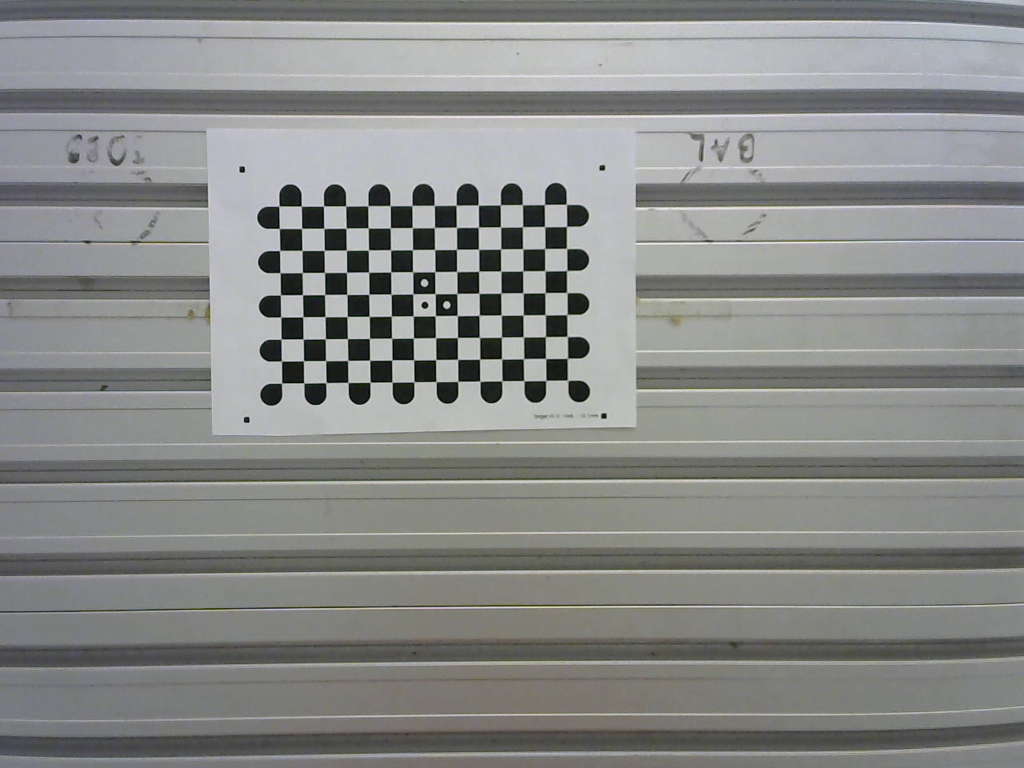
#> input picture IRB140IRL/~0.png, 2048 x 1536 px (shown at 1/2 size); its folder holds 5 pictures in this run
$ python main.py
#> lines starting #> are read from the running program, lines starting #| are printed output that depends on the picture; after the words box and inside, x2 and y2 are one past the last pixel; in counts of white or black regions, pixels touching at a corner belong together; long printed decimals are rounded
### IRB140IRL/pose_estimation.py
import cv2
import cv2 as cv
import numpy as np
import glob
from scipy.spatial.transform import Rotation as R

np.set_printoptions(suppress=True)

CHECKERBOARD_WIDTH = 14
CHECKERBOARD_HEIGHT = 9
SQUARE_SIZE = 11
criteria = (cv.TERM_CRITERIA_EPS + cv.TERM_CRITERIA_MAX_ITER, 30, 0.001)

# generate the objp array. if the param is true, the middle of the checkerboard should be the 0,0 else the top right corner
def objpgen(middle):
    objp = np.zeros((CHECKERBOARD_HEIGHT * CHECKERBOARD_WIDTH, 3), np.float32)
    objp[:, :2] = np.mgrid[0:CHECKERBOARD_HEIGHT, 0:CHECKERBOARD_WIDTH].T.reshape(-1, 2)

    if middle:
        for i in range(len(objp)):
            objp[i][0] -= (CHECKERBOARD_HEIGHT - 1) / 2
            objp[i][1] -= (CHECKERBOARD_WIDTH - 1) / 2

    objp *= SQUARE_SIZE*-1
    return objp

#make the image better for finding corners
def prepareimage(img):
    lwr = np.array([0, 0, 9])
    upr = np.array([255, 200, 100])
    hsv = cv.cvtColor(img, cv.COLOR_BGR2HSV)
    msk = cv.inRange(hsv, lwr, upr)
    msk = cv.GaussianBlur(msk, (9, 9), 0)
    krn = cv.getStructuringElement(cv.MORPH_RECT, (70, 50))
    dlt = cv.dilate(msk, krn, iterations=10)
    res = 255 - cv.bitwise_and(dlt, msk)
    return np.uint8(res)


# === CALIBRATE CAMERA ============================================================================

# [83 lines left out: functions calibrate, findpose, not called in this run]

# try to calculate the word coordinate of the object
def worldposecalc(fname, middle, mtx, dist, R_base2gripper, t_base2gripper, R_cam2gripper, t_cam2gripper):
    objp = objpgen(middle)

    # the position from the Robotstudio (same as the real on the pendant)
    R_base2gripper = np.array([[R_base2gripper[0], R_base2gripper[1], R_base2gripper[2]],
                               [R_base2gripper[3], R_base2gripper[4], R_base2gripper[5]],
                               [R_base2gripper[6], R_base2gripper[7], R_base2gripper[8]]])
    t_base2gripper = np.array([[t_base2gripper[0]], [t_base2gripper[1]], [t_base2gripper[2]]])

    img = cv.imread(fname)
    imgbw = prepareimage(img)
    ret, corners = cv.findChessboardCornersSB(imgbw, (CHECKERBOARD_HEIGHT, CHECKERBOARD_WIDTH), None)

    if not ret:
        print("No checkerboard.")
        return

    corners2 = cv.cornerSubPix(imgbw, corners, (11, 11), (-1, -1), criteria)
    # Find the rotation and translation vectors for object to the camera
    ret, R_object2cam, t_object2cam = cv.solvePnP(objp, corners2, mtx, dist)

    img = cv.drawFrameAxes(img, mtx, None, R_object2cam, t_object2cam, SQUARE_SIZE, 3)
    cv.imshow('Pose', img)
    cv.waitKey()

    R_object2cam, _ = cv.Rodrigues(R_object2cam, np.eye(3))

    # combine the rot and trans to 4x4 matrix
    base2gripper = np.vstack((np.hstack((R_base2gripper, (t_base2gripper).flatten()[:, None])), [0, 0, 0, 1]))

    cam2gripper = np.vstack((np.hstack((R_cam2gripper, (t_cam2gripper).flatten()[:, None])), [0, 0, 0, 1]))

    object2cam = np.vstack((np.hstack((R_object2cam, (t_object2cam).flatten()[:, None])), [0, 0, 0, 1]))

    # get the base to object rot and trans
    base2object = np.dot(base2gripper, np.dot(cam2gripper, object2cam))


    print("base to gripper:")
    print(t_base2gripper)
    print(R.from_matrix(R_base2gripper).as_euler('xyz',degrees=True))
    print("cam to gripper:")
    print(t_cam2gripper)
    print(R.from_matrix(R_cam2gripper).as_euler('xyz',degrees=True))
    print("Object to cam:")
    print(t_object2cam)
    print(R.from_matrix(R_object2cam).as_euler('xyz',degrees=True))

    R_base2object = base2object[:3, :3].flatten().tolist()
    t_base2object = base2object[:3, 3].tolist()
    return R_base2object, t_base2object

### IRB140IRL/main.py
import numpy as np
import pose_estimation
from scipy.spatial.transform import Rotation as R
import pickle

np.set_printoptions(suppress=True)

'''
    CONST robtarget HOME:=[[465,0,577],[0.5,0.5,-0.5,-0.5],[0,0,0,0],[9E+09,9E+09,9E+09,9E+09,9E+09,9E+09]];
    CONST robtarget Target_10:=[[525.6230202,0,577.000009295],[0.500000007,0.499999993,-0.499999993,-0.500000007],[0,0,0,0],[9E+09,9E+09,9E+09,9E+09,9E+09,9E+09]];
    CONST robtarget Target_20:=[[402.859091557,0,577.000005921],[0.500000011,0.499999989,-0.499999989,-0.500000011],[0,0,0,0],[9E+09,9E+09,9E+09,9E+09,9E+09,9E+09]];
    CONST robtarget Target_30:=[[465.00000855,36.398472443,577.000007438],[0.499999999,0.500000001,-0.500000001,-0.499999999],[0,0,0,0],[9E+09,9E+09,9E+09,9E+09,9E+09,9E+09]];
    CONST robtarget Target_40:=[[465.000008682,-52.389891706,577.000007427],[0.499999999,0.500000001,-0.500000001,-0.499999999],[-1,0,-1,0],[9E+09,9E+09,9E+09,9E+09,9E+09,9E+09]];
    CONST robtarget Target_50:=[[465.000014898,-0.000003285,577.000008282],[0.65328146,0.653281474,-0.270598105,-0.27059807],[-1,0,-1,0],[9E+09,9E+09,9E+09,9E+09,9E+09,9E+09]];
    CONST robtarget Target_60:=[[465.000013758,-0.000003259,689.603668819],[0.653281461,0.653281472,-0.270598102,-0.270598074],[-1,0,-1,0],[9E+09,9E+09,9E+09,9E+09,9E+09,9E+09]];
    CONST robtarget Target_70:=[[464.999903399,-0.000084278,654.013225354],[0.549775436,0.549775145,-0.444687495,-0.444687859],[-1,0,-1,0],[9E+09,9E+09,9E+09,9E+09,9E+09,9E+09]];
    CONST robtarget Target_80:=[[465.000017469,0,518.588114055],[0.499999984,0.500000016,-0.500000016,-0.499999984],[0,0,0,0],[9E+09,9E+09,9E+09,9E+09,9E+09,9E+09]];
    CONST robtarget Target_90:=[[223.720519822,0,577.000022344],[0.40702917,0.578210389,-0.578210389,-0.40702917],[-1,0,-1,0],[9E+09,9E+09,9E+09,9E+09,9E+09,9E+09]];
    CONST robtarget Target_100:=[[465.000006784,-131.288498433,577.000006137],[0.438979373,0.554343859,-0.438979366,-0.554343857],[-1,0,-1,0],[9E+09,9E+09,9E+09,9E+09,9E+09,9E+09]];
    CONST robtarget Target_110:=[[465.000012801,119.17600901,577.000007996],[0.630657968,0.531203949,-0.430896624,-0.366634684],[0,-1,-1,0],[9E+09,9E+09,9E+09,9E+09,9E+09,9E+09]];
second
'''

'''
  CONST robtarget Target_10:=[[465,0,400],[0.5,0.5,-0.5,-0.5],[0,0,0,0],[9E+09,9E+09,9E+09,9E+09,9E+09,9E+09]];
    CONST robtarget Target_20:=[[465.0000113,-30.243250045,399.999992152],[0.499999993,0.500000007,-0.500000008,-0.499999992],[-1,0,-1,0],[9E+09,9E+09,9E+09,9E+09,9E+09,9E+09]];
    CONST robtarget Target_30:=[[465.000009972,52.492724239,399.99998658],[0.499999987,0.500000013,-0.50000001,-0.49999999],[0,0,0,0],[9E+09,9E+09,9E+09,9E+09,9E+09,9E+09]];
    CONST robtarget Target_40:=[[508.088540285,52.492721365,399.99999094],[0.499999983,0.500000017,-0.500000013,-0.499999987],[0,0,0,0],[9E+09,9E+09,9E+09,9E+09,9E+09,9E+09]];
    CONST robtarget Target_50:=[[429.270501694,-23.499479351,399.999985302],[0.500000011,0.499999989,-0.499999988,-0.500000012],[-1,0,-1,0],[9E+09,9E+09,9E+09,9E+09,9E+09,9E+09]]; #bad
    third
'''
'''
    [[566.377400345,0,577.000009604],[0.499999899,0.500000101,-0.500000101,-0.499999899]],
    [[566.377406182,160.580599277,577.000000982],[0.546919037,0.546919266,-0.448195856,-0.448195669]],
    [[566.377402801,-168.242098528,577.000013095],[0.499999892,0.500000112,-0.500000113,-0.499999883]], #3 bad
    [[566.377398164,-168.242097338,690.303019159],[0.499999893,0.500000103,-0.500000108,-0.499999896]],
    [[629.132835436,62.027131383,634.578231843],[0.433730773,0.558460042,-0.558460042,-0.433730769]], # 5 bad
    [[511.852684061,62.027131061,517.887161496],[0.499999894,0.500000106,-0.500000106,-0.499999894]],
    [[569.073014615,62.027176419,517.887163124],[0.640514914,0.640515075,-0.299567303,-0.299567214]],
    [[569.073021988,62.027173462,656.092863787],[0.640514909,0.640515092,-0.299567307,-0.299567182]],
    [[578.88650006,17.504390595,667.6077697],[0.705317705,0.705318,-0.050266568,-0.050266558]],
    [[464.999998087,-204.422914887,646.551359567],[0.345009309,0.61722652,-0.345009313,-0.617226518]],
    [[325.686415838,0,577.00000955],[0.30755358,0.636718773,-0.636718773,-0.30755358]]
    first
'''

#targets from RAPID. [[X,Y,Z],[ROTATION in QUAT]
irb140targets = [
    [[566.377400345,0,577.000009604],[0.499999899,0.500000101,-0.500000101,-0.499999899]],
    [[566.377406182,160.580599277,577.000000982],[0.546919037,0.546919266,-0.448195856,-0.448195669]],
    [[566.377398164,-168.242097338,690.303019159],[0.499999893,0.500000103,-0.500000108,-0.499999896]],
    [[511.852684061,62.027131061,517.887161496],[0.499999894,0.500000106,-0.500000106,-0.499999894]],
    [[569.073014615,62.027176419,517.887163124],[0.640514914,0.640515075,-0.299567303,-0.299567214]],
    [[569.073021988,62.027173462,656.092863787],[0.640514909,0.640515092,-0.299567307,-0.299567182]],
    [[578.88650006,17.504390595,667.6077697],[0.705317705,0.705318,-0.050266568,-0.050266558]],
    [[464.999998087,-204.422914887,646.551359567],[0.345009309,0.61722652,-0.345009313,-0.617226518]],
    [[325.686415838,0,577.00000955],[0.30755358,0.636718773,-0.636718773,-0.30755358]],
    [[525.6230202,0,577.000009295],[0.500000007,0.499999993,-0.499999993,-0.500000007],[0,0,0,0]],
    [[402.859091557,0,577.000005921],[0.500000011,0.499999989,-0.499999989,-0.500000011],[0,0,0,0]],
    [[465.00000855,36.398472443,577.000007438],[0.499999999,0.500000001,-0.500000001,-0.499999999],[0,0,0,0]],
    [[465.000008682,-52.389891706,577.000007427],[0.499999999,0.500000001,-0.500000001,-0.499999999],[-1,0,-1,0]],
    [[465.000014898,-0.000003285,577.000008282],[0.65328146,0.653281474,-0.270598105,-0.27059807],[-1,0,-1,0]],
    [[465.000013758,-0.000003259,689.603668819],[0.653281461,0.653281472,-0.270598102,-0.270598074],[-1,0,-1,0]],
    [[464.999903399,-0.000084278,654.013225354],[0.549775436,0.549775145,-0.444687495,-0.444687859],[-1,0,-1,0]],
    [[465.000017469,0,518.588114055],[0.499999984,0.500000016,-0.500000016,-0.499999984],[0,0,0,0]],
    [[223.720519822,0,577.000022344],[0.40702917,0.578210389,-0.578210389,-0.40702917],[-1,0,-1,0]],
    [[465.000006784,-131.288498433,577.000006137],[0.438979373,0.554343859,-0.438979366,-0.554343857],[-1,0,-1,0]],
    [[465.000012801,119.17600901,577.000007996],[0.630657968,0.531203949,-0.430896624,-0.366634684],[0,-1,-1,0]],
    [[465, 0, 400], [0.5, 0.5, -0.5, -0.5], [0, 0, 0, 0]],
    [[465.0000113, -30.243250045, 399.999992152], [0.499999993, 0.500000007, -0.500000008, -0.499999992]],
    [[465.000009972, 52.492724239, 399.99998658], [0.499999987, 0.500000013, -0.50000001, -0.49999999]],
    [[508.088540285, 52.492721365, 399.99999094], [0.499999983, 0.500000017, -0.500000013, -0.499999987]]
]
# the robot's tool mess up the orientation this should rotate everything back to to position when there is no tool on the robot
#
tcprot = np.dot(R.from_euler('xyz',[0,90,0],True).as_matrix(), np.linalg.inv(R.from_quat([0.5,0.5,-0.5,-0.5]).as_matrix()))
poses = []
rots = []
for target in irb140targets:
    poses.append(target[0])
    rots.append(np.dot(tcprot, R.from_quat(target[1]).as_matrix()).flatten().tolist())

# skip camera calibration and calibrateHandEye if false
recalculate = False
if recalculate:
    mtx, dist, R_cam2gripper, t_cam2gripper = pose_estimation.findpose(True, poses, rots)
    file = open('mtx.txt', 'wb')
    pickle.dump(mtx, file)
    file.close()
    file = open('dist.txt', 'wb')
    pickle.dump(dist, file)
    file.close()
    file = open('R_cam2gripper.txt', 'wb')
    pickle.dump(R_cam2gripper, file)
    file.close()
    file = open('t_cam2gripper.txt', 'wb')
    pickle.dump(t_cam2gripper, file)
    file.close()

file = open('mtx.txt', 'rb')
#> (reads LocateAndSendRobotToBox/Python/mtx.txt from the repository)
mtx = pickle.load(file)
file.close()
file = open('dist.txt', 'rb')
#> (reads LocateAndSendRobotToBox/Python/dist.txt from the repository)
dist = pickle.load(file)
file.close()
file = open('R_cam2gripper.txt', 'rb')
#> (reads LocateAndSendRobotToBox/Python/R_cam2gripper.txt from the repository)
R_cam2gripper = pickle.load(file)
file.close()
file = open('t_cam2gripper.txt', 'rb')
#> (reads LocateAndSendRobotToBox/Python/t_cam2gripper.txt from the repository)
t_cam2gripper = pickle.load(file)
file.close()

#calculate the base2object with "~0.png" (this png is used in SolvePNP)
# second param is a boolean to shift everything to the middle or not (in the objp)
R_base2object, t_base2object = pose_estimation.worldposecalc("~0.png", True, mtx, dist, rots[0],
                                                             poses[0], R_cam2gripper, t_cam2gripper)
#> in worldposecalc, img is the input picture: shape (1536, 2048, 3); mean B, G, R 135.9, 137.2, 136.2
#> in prepareimage, `hsv = cv.cvtColor(img, cv.COLOR_BGR2HSV)`: hsv: shape (1536, 2048, 3); mean H, S, V 66.3, 12.8, 139.3
#> in prepareimage, `msk = cv.inRange(hsv, lwr, upr)`:
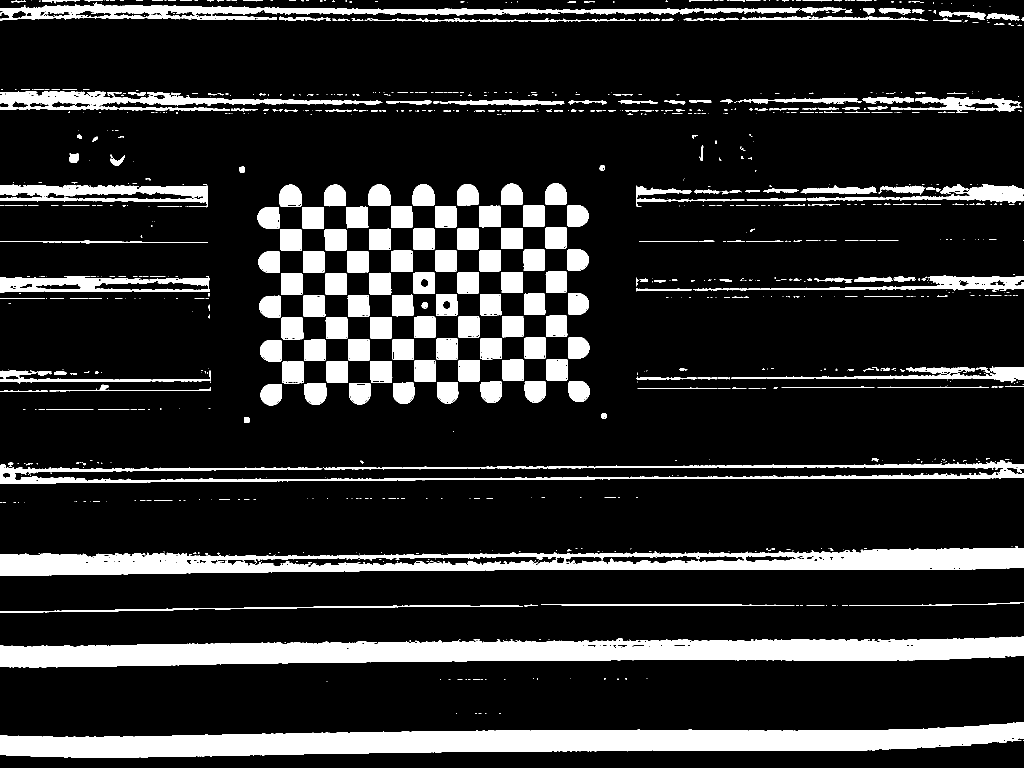
#> msk: shape (1536, 2048) (shown at 1/2 size); 15.4% white; 1156 white regions (841 under 20 px), largest, box (x1, y1, x2, y2) and area: (0, 1444, 2048, 1515) 83803, (0, 1272, 2048, 1335) 81613, (0, 1096, 2048, 1152) 60498
#> in prepareimage, `msk = cv.GaussianBlur(msk, (9, 9), 0)`:
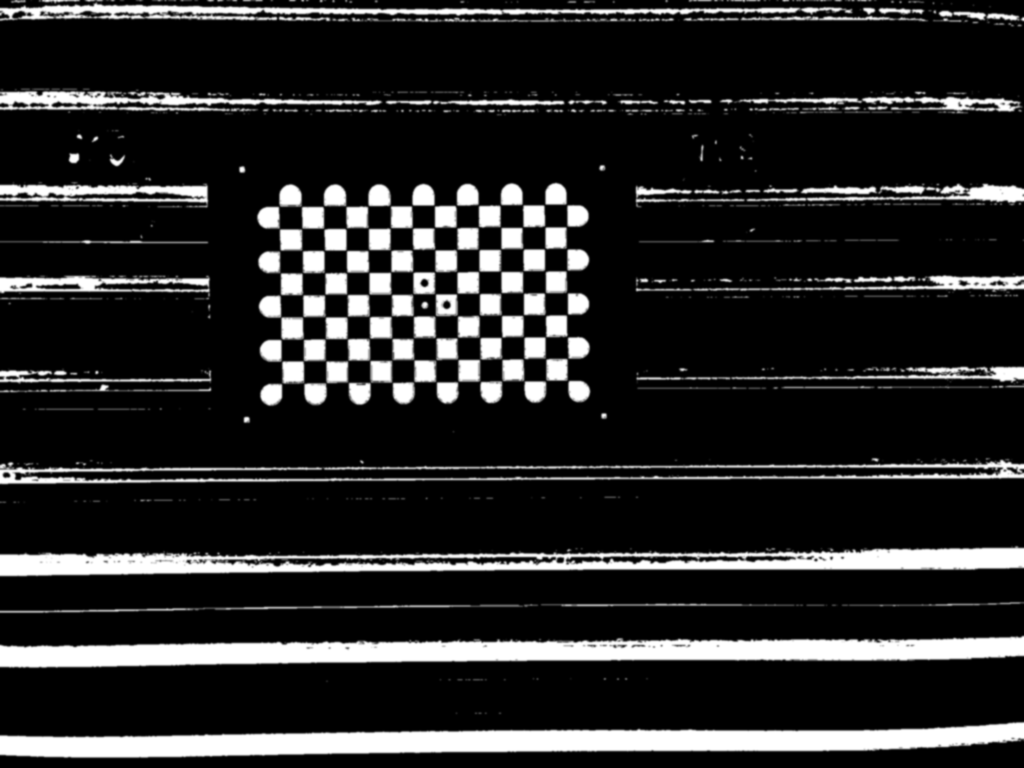
#> msk: shape (1536, 2048) (shown at 1/2 size); min 0, max 255, mean 39.3
#> in prepareimage, `dlt = cv.dilate(msk, krn, iterations=10)`:
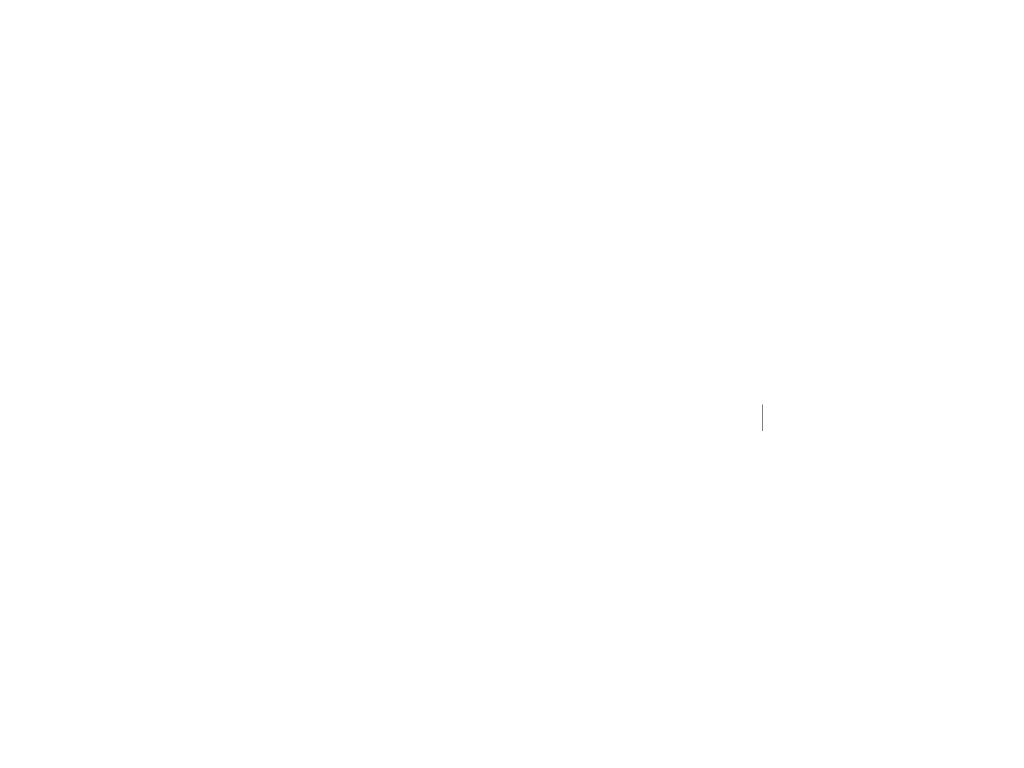
#> dlt: shape (1536, 2048) (shown at 1/2 size); values 254 (black) and 255 (white), 100% white; black in thin lines or dots, all inside (x1, y1, x2, y2) = (1525, 809, 1526, 862)
#> in prepareimage, `res = 255 - cv.bitwise_and(dlt, msk)`:
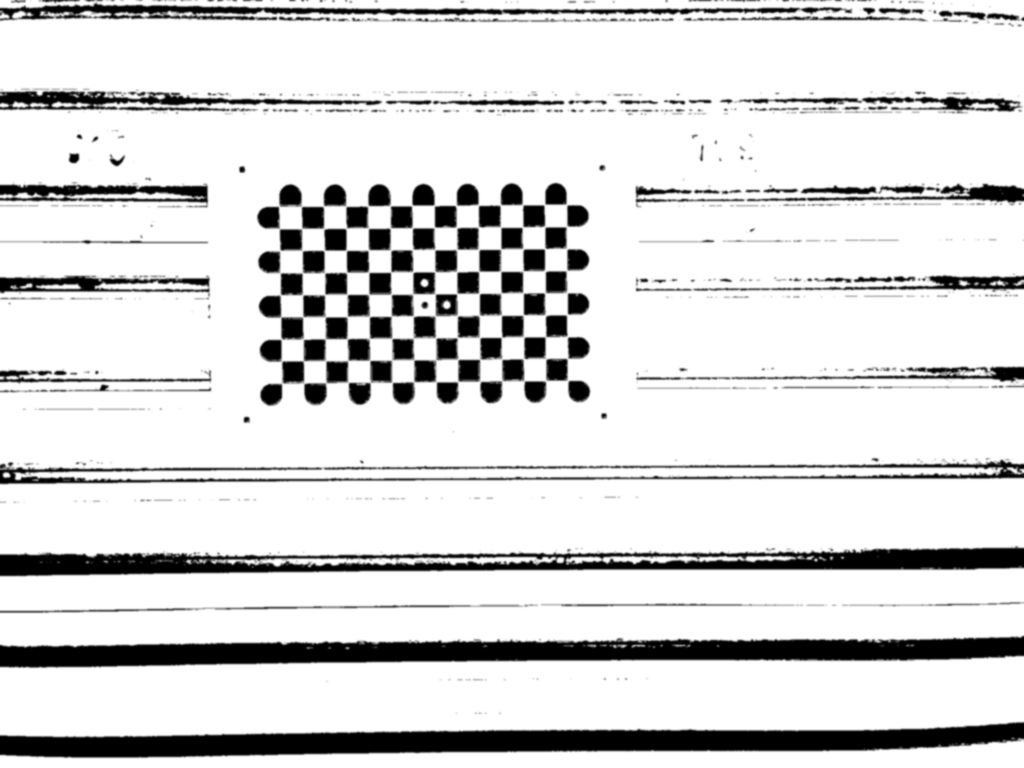
#> res: shape (1536, 2048) (shown at 1/2 size); min 0, max 255, mean 215.7
#> in worldposecalc, `ret, corners = cv.findChessboardCornersSB(imgbw, (CHECKERBOARD_HEIGHT,..`: ret = True; corners = 126 rows, first 8: [1133.3, 409.3], [1133.3, 453.4], [1133.3, 497.2], [1133.6, 541.2], [1134.1, 585.4], [1134.4, 629.4], [1134.8, 673.3], [1135.5, 716.8]
#> in worldposecalc, `corners2 = cv.cornerSubPix(imgbw, corners, (11, 11), (-1, -1), criteria)`: corners2 = 126 rows, first 8: [1133.5, 409.5], [1133.9, 453.3], [1133.3, 497.3], [1133.3, 541.6], [1134.4, 585.3], [1134.5, 629.8], [1135, 673.7], [1135.8, 717.3]
#> in worldposecalc, `ret, R_object2cam, t_object2cam = cv.solvePnP(objp, corners2, mtx, dist)`: R_object2cam = [0.0343, -0.00129, -1.58]; t_object2cam = [-28.55, -42.17, 569.8]
#> in worldposecalc, `img = cv.drawFrameAxes(img, mtx, None, R_object2cam, t_object2cam, SQU..`: img: shape (1536, 2048, 3); 0.01% of pixels changed, all inside (x1, y1, x2, y2) = (846, 542, 896, 593)
#> in worldposecalc, `R_object2cam, _ = cv.Rodrigues(R_object2cam, np.eye(3))`: R_object2cam = [[-0.00948, 1, -0.0227], [-1, -0.00995, -0.0209], [-0.0211, 0.0225, 1]]
#> in worldposecalc, `object2cam = np.vstack((np.hstack((R_object2cam, (t_object2cam).flatte..`: object2cam = [[-0.00948, 1, -0.0227, -28.55], [-1, -0.00995, -0.0209, -42.17], [-0.0211, 0.0225, 1, 569.8], [0, 0, 0, 1]]
#> in worldposecalc, `base2object = np.dot(base2gripper, np.dot(cam2gripper, object2cam))`: base2object = [[-0.00273, -0.00866, 1, 1133.9], [-0.0142, -1, -0.0087, 43.15], [1, -0.0142, 0.0026, 708.5], [0, 0, 0, 1]]
#| [[-28.546]
#|  [-42.169]
#|  [569.797]]
#| [  1.291   1.209 -90.543]
#> in worldposecalc, `R_base2object = base2object[:3, :3].flatten().tolist()`: R_base2object = [-0.00273, -0.00866, 1, -0.0142, -1, -0.0087, 1, -0.0142, 0.0026]
#> in worldposecalc, `t_base2object = base2object[:3, 3].tolist()`: t_base2object = [1133.9, 43.15, 708.5]
#> t_base2object = [1133.9, 43.15, 708.5]
print(t_base2object)
#| [1133.941, 43.146, 708.517]
#print("CONST robtarget calculated:=[" + str(t_base2object) + ",[0.5,0.5,-0.5,-0.5],[0,0,0,0],[9E+09,9E+09,9E+09,9E+09,9E+09,9E+09]];")

R_base2object, t_base2object = pose_estimation.worldposecalc("~0.png", False, mtx, dist, rots[0],
                                                             poses[0], R_cam2gripper, t_cam2gripper)
#> in worldposecalc (call 2), `img = cv.drawFrameAxes(img, mtx, None, R_object2cam, t_object2cam, SQU..`: img: shape (1536, 2048, 3); 0.02% of pixels changed, all inside (x1, y1, x2, y2) = (1127, 364, 1180, 419)
#| [[ 42.515 ]
#|  [-86.869  ]
#|  [570.480]]
#| [  1.291    1.209 -90.543]
#> t_base2object = [1133.2, -28.97, 751.5]
print(t_base2object)
#| [1133.202, -28.968, 751.497]
